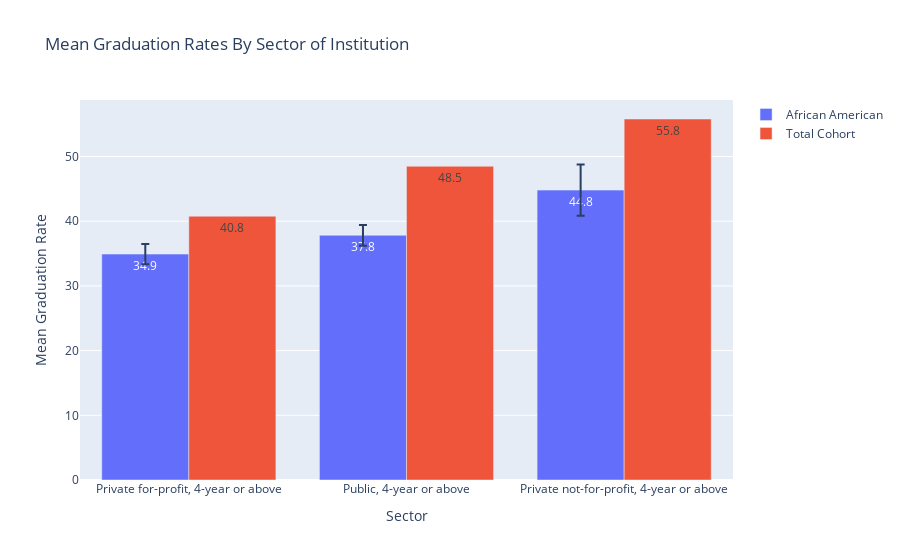

The code cell stored with this chart in its notebook:
### Code cell
sector_fig.show()

### Figure 1 — Plotly figure (JSON) as saved in the notebook; plotly's stock layout.template omitted (floating-point values rounded to 4 significant figures)
{"data": [{"error_y": {"array": [1.58, 1.61, 3.96], "type": "data"}, "name": "African American", "text": [34.9, 37.8, 44.8], "type": "bar", "x": ["Private for-profit, 4-year or above", "Public, 4-year or above", "Private not-for-profit, 4-year or above"], "y": [34.91, 37.82, 44.8]}, {"name": "Total Cohort", "text": [40.8, 48.5, 55.8], "type": "bar", "x": ["Private for-profit, 4-year or above", "Public, 4-year or above", "Private not-for-profit, 4-year or above"], "y": [40.77, 48.49, 55.79]}], "layout": {"title": {"text": "Mean Graduation Rates By Sector of Institution"}, "xaxis": {"title": {"text": "Sector"}}, "yaxis": {"title": {"text": "Mean Graduation Rate"}}}}
